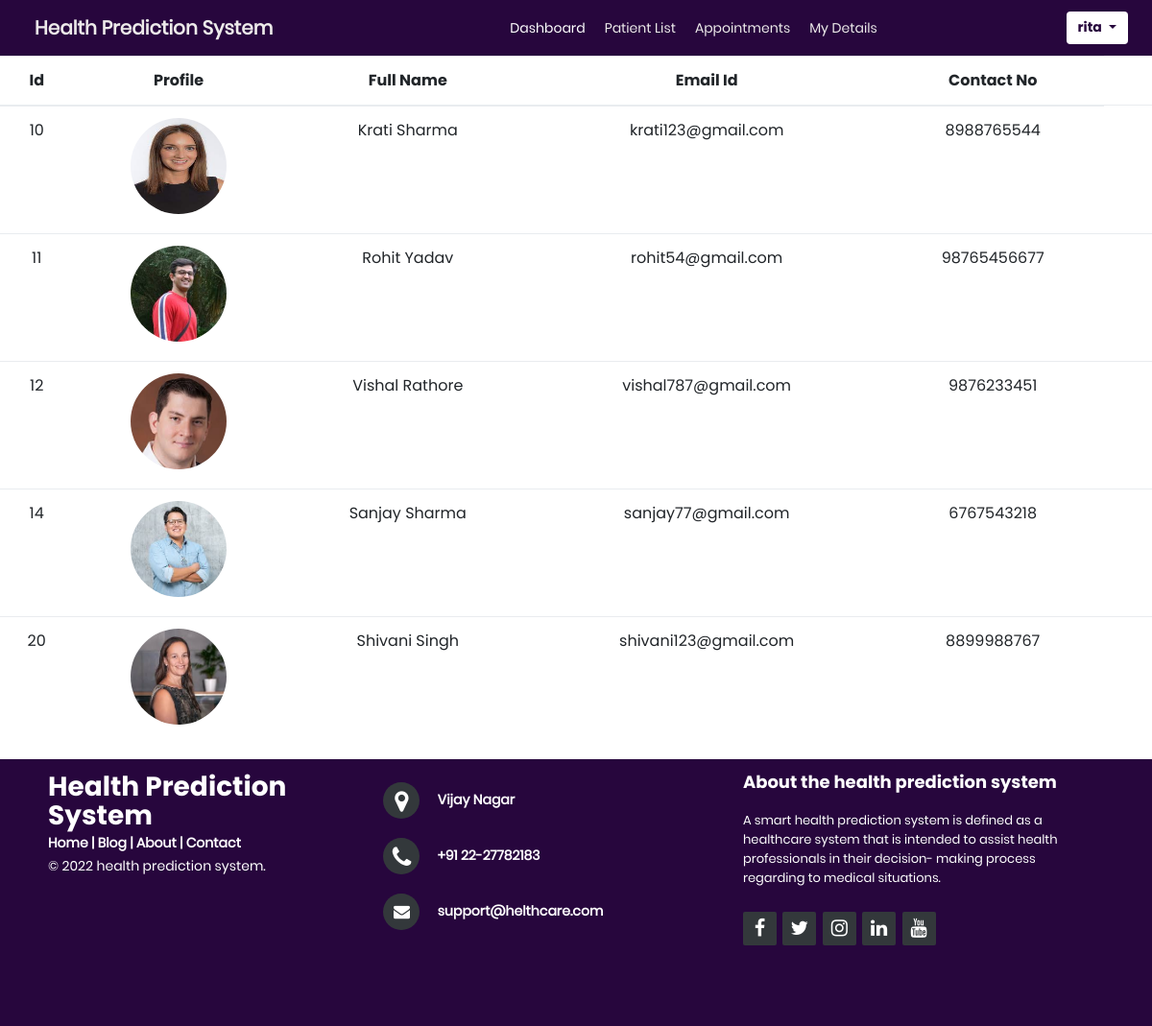
The page /patient_list/ (signed in) on the database its author committed.
### doctor/models.py (models this page shows, shortened)
class RegistrationForm(models.Model):
    user = models.OneToOneField(User,on_delete=models.CASCADE)
    user_type = models.CharField(max_length=20,choices=User_choice)
    contact = models.PositiveIntegerField()
    address= models.CharField(max_length=400)
    profile_image = models.ImageField(upload_to='media/profileimg', blank=True)

### doctor/views.py (the view)
# urls.py: path('patient_list/',views.patient_list,name='patientlist'),
def patient_list(request):
    if request.user.is_authenticated:
        patient=RegistrationForm.objects.filter(user_type='Patient')
        return render(request,'doctor/patientlist.html',{'patient':patient,'username':request.user})
    else:
        return HttpResponseRedirect('/login/')

### doctor/templates/doctor/patientlist.html (shortened to what this page needs)
{% extends "core/base.doctor.html" %}
{%load static%}
{% block content %}
<div class="row">
	<div class="col-md-12">
		<div class="table-wrap">
			<table class="table table-responsive-xl">
				{% if patient %}
				<thead style="text-align:center;">
					<tr>
						<th class="patientinfotablehead">Id</th>
						<th class="patientinfotablehead">Profile</th>
						<th class="patientinfotablehead">Full Name</th>
						<th class="patientinfotablehead">Email Id</th>
						<th class="patientinfotablehead">Contact No</th>
					</tr>
				</thead>
				<tbody>
					{% for p in patient %}
					<tr>
						<td> {{p.id}}</td>
						<td>
							<img style=" width: 100px;
                    height: 100px;
                    border-radius: 50%;" src="{{p.profile_image.url}}" class="mb-2" alt="Unable to Load">
						</td>
						<td>{{p.user.first_name}} {{p.user.last_name}}</td>
						<td>{{p.user.email}}</td>
						<td>{{p.contact}}</td>
						<td>&nbsp;</td>
					</tr>
					{% endfor %}
				</tbody>
			</table>
			{% endif %}
		</div>
	</div>
</div>
{% endblock %}

### core/templates/core/base.doctor.html (shortened to what this page needs)
{% load static %}
<!DOCTYPE html>
<html lang="en">
<head>
    <link rel="stylesheet" href="https://cdn.jsdelivr.net/npm/bootstrap@4.0.0/dist/css/bootstrap.min.css"
>
    <link rel="stylesheet" href="https://cdnjs.cloudflare.com/ajax/libs/font-awesome/4.7.0/css/font-awesome.min.css">
    <link rel="stylesheet" type="text/css" href="{% static 'core/vendor/bootstrap/css/bootstrap.min.css' %} ">
    <link rel="stylesheet" type="text/css"
        href="{% static 'core/fonts/font-awesome-4.7.0/css/font-awesome.min.css' %} ">
    <link rel="stylesheet" type="text/css"
        href="{% static 'core/fonts/iconic/css/material-design-iconic-font.min.css' %}">
    <link rel="stylesheet" type="text/css" href=" {% static 'core/vendor/animate/animate.css' %} ">
    <link rel="stylesheet" type="text/css" href="{% static 'core/vendor/css-hamburgers/hamburgers.min.css' %} ">
    <link rel="stylesheet" type="text/css" href="{% static 'core/vendor/animsition/css/animsition.min.css' %}">
    <link rel="stylesheet" type="text/css" href="{% static 'core/vendor/select2/select2.min.css' %}">
    <link rel="stylesheet" type="text/css" href="{% static 'core/vendor/daterangepicker/daterangepicker.css' %}">
    <link rel="stylesheet" type="text/css" href="{% static 'core/css/util.css' %} ">
    <link rel="stylesheet" type="text/css" href="{% static 'core/css/main.css' %}">
    <link rel="stylesheet" href="{% static 'core/css/style1.css' %}">
    <link rel="stylesheet" href="{% static 'core/css/impo.css' %}">
</head>
<body style="overflow-x: hidden;">
    <header>
        <header>
            <div>
                <section>
                    <nav class="navbar navbar-expand-lg " style="background-color:  #27063d; font-weight: bold;">
                        <div class="navbar-header" style=" margin-left: 20px;">
                            <a class="navbar-brand linksCss" href="#"></i>Health Prediction System</a>
                        </div>
                        <div class="collapse navbar-collapse" id="navbarSupportedContent"
                            style="width: 100%; font-weight: normal;">
                            <ul class="navbar-nav mr-auto" style="text-align: center; margin-left: 25%;">
                                <li class="nav-item listyle">
                                    <a href="{% url 'doctor' %}" class="linksCss"
                                        style="color:rgb(255, 255, 255);">Dashboard</a>
                                </li>
                                <li class="nav-item listyle">
                                    <a href="{% url 'patientlist' %}" class="linksCss"> Patient List</a>
                                </li>
                                <li class="nav-item listyle">
                                    <a href="{% url 'manage' %}" class="linksCss"> Appointments</a>
                                </li>
                                <li class="nav-item listyle">
                                    <a href="{% url 'updatedetails' %}" class="linksCss">My Details</a>
                                </li>
                            </ul>
                            <div style="position:relative; margin-right:1%;">
                            <button class="btn btn-primary dropdown-toggle" type="button" data-toggle="dropdown"
                                style="margin-left:10px;float: right; background-color: #fff; color: #27063d; border: none;"><strong>{{username}}</strong>
                                </button>
                        </div>
                        </div>
            </div>
        </header>
        {% block content %}
        {% endblock %}
        <footer>
            <footer class="footer-distributed">
                <div class="footer-left">
                    <h3><span>Health Prediction System</span></h3>
                    <p class="footer-links">
                        <a href="home.html">Home</a>
                        |
                        <a href="#">Blog</a>
                        |
                        <a href="about2.html">About</a>
                        |
                        <a href="contact.html">Contact</a>
                    </p>
                    <p class="footer-company-name">© 2022 health prediction system.</p>
                </div>
                <div class="footer-center">
                    <div>
                        <i class="fa fa-map-marker"></i>
                        <p>Vijay Nagar</p>
                    </div>
                    <div>
                        <i class="fa fa-phone"></i>
                        <p>+91 22-27782183</p>
                    </div>
                    <div>
                        <i class="fa fa-envelope"></i>
                        <p><a href="mailto:support@helthcare.com">support@helthcare.com</a></p>
                    </div>
                </div>
                <div class="footer-right">
                    <p class="footer-company-about">
                        <span>About the health prediction system </span>
                        A smart health prediction system is defined as a healthcare system that is intended to assist
                        health
                        professionals in their decision- making process regarding to medical situations.
                    </p>
                    <div class="footer-icons">
                        <a href="#"><i class="fa fa-facebook"></i></a>
                        <a href="#"><i class="fa fa-twitter"></i></a>
                        <a href="#"><i class="fa fa-instagram"></i></a>
                        <a href="#"><i class="fa fa-linkedin"></i></a>
                        <a href="#"><i class="fa fa-youtube"></i></a>
                    </div>
                </div>
            </footer>
        </footer>
</body>
</html>

### core/static/core/css/main.css (style rules this page uses)
* { margin: 0px; padding: 0px; box-sizing: border-box; }
body, html { height: 100%; font-family: Poppins-Regular, sans-serif; }
a { font-family: Poppins-Regular; font-size: 14px; line-height: 1.7; color: #666666; margin: 0px; transition: all 0.4s; -webkit-transition: all 0.4s; -o-transition: all 0.4s; -moz-transition: all 0.4s; }
h1,h2,h3,h4,h5,h6 { margin: 0px; }
p { font-family: Poppins-Regular; font-size: 14px; line-height: 1.7; color: #666666; margin: 0px; }
ul, li { margin: 0px; list-style-type: none; }
button { outline: none !important; border: none; background: transparent; }

### core/static/core/css/style1.css (style rules this page uses)
* { margin: 0; padding: 0; box-sizing: border-box; font-family: 'Poppins',sans-serif; }

### core/static/core/css/impo.css (style rules this page uses)
.patientinfotablehead { text-align: center; }
.listyle { padding: 0px 5px; margin: 0px 5px; }
.linksCss { text-decoration: none !important; color: #edeaea; }
* { padding: 0; margin: 0; }
html { background-color: #fff; }
body { font: 16px/1.6 Arial, sans-serif; }
header { text-align: center; margin-bottom: 0px; }
header span { color: #3F71EA; }
html { height: 100%; }
body { height: 100%; }
.btn { font-size: 14px; }
.footer-distributed { position:relative;bottom: 0; }
.footer-distributed { background-color: #27063d; box-sizing: border-box; width: 100%; text-align: left; font: bold 16px sans-serif; padding: 14px 50px 24px 50px; height: 278px; }
.footer-distributed .footer-left, .footer-distributed .footer-center, .footer-distributed .footer-right { display: inline-block; vertical-align: top; }
.footer-distributed .footer-left { width: 30%; }
.footer-distributed h3 { color: #ffffff; font: normal 34px 'Cookie', ; font-weight: bold; margin: 0; }
.footer-distributed h3 span { color: #ffffff; }
.footer-distributed .footer-links { color: #ffffff; }
.footer-distributed .footer-links a { display: inline-block; line-height: 1.8; text-decoration: none; color: inherit; }
.footer-distributed .footer-company-name { color: #ffffff; font-size: 14px; font-weight: normal; margin: 0; }
.footer-distributed .footer-center { width: 35%; }
.footer-distributed .footer-center i { background-color: #33383b; color: #ffffff; font-size: 25px; width: 38px; height: 38px; border-radius: 50%; text-align: center; line-height: 42px; margin: 10px 15px; vertical-align: middle; }
.footer-distributed .footer-center i.fa-envelope { font-size: 17px; line-height: 38px; }
.footer-distributed .footer-center p { display: inline-block; color: #ffffff; vertical-align: middle; margin: 0; }
.footer-distributed .footer-center p a { color: #ffffff; text-decoration: none; ; }
.footer-distributed .footer-right { width: 30%; }
.footer-distributed .footer-company-about { line-height: 20px; color: #ffffff; font-size: 13px; font-weight: normal; margin: 0; }
.footer-distributed .footer-company-about span { display: block; color: #ffffff; font-size: 18px; font-weight: bold; margin-bottom: 20px; }
.footer-distributed .footer-icons { margin-top: 25px; }
.footer-distributed .footer-icons a { display: inline-block; width: 35px; height: 35px; cursor: pointer; background-color: #33383b; border-radius: 2px; font-size: 20px; color: #ffffff; text-align: center; line-height: 35px; margin-right: 3px; margin-bottom: 5px; }

### rows shown on the page
RegistrationForm: id "10", profile_image (picture), user.first_name "Krati", user.last_name "Sharma", user.email "krati123@gmail.com", contact "8988765544"
RegistrationForm: id "11", profile_image (picture), user.first_name "Rohit", user.last_name "Yadav", user.email "rohit54@gmail.com", contact "98765456677"
RegistrationForm: id "12", profile_image (picture), user.first_name "Vishal", user.last_name "Rathore", user.email "vishal787@gmail.com", contact "9876233451"
RegistrationForm: id "14", profile_image (picture), user.first_name "Sanjay", user.last_name "Sharma", user.email "sanjay77@gmail.com", contact "6767543218"
RegistrationForm: id "20", profile_image (picture), user.first_name "Shivani", user.last_name "Singh", user.email "shivani123@gmail.com", contact "8899988767"

### other values the page prints
{{ username }} "rita"
